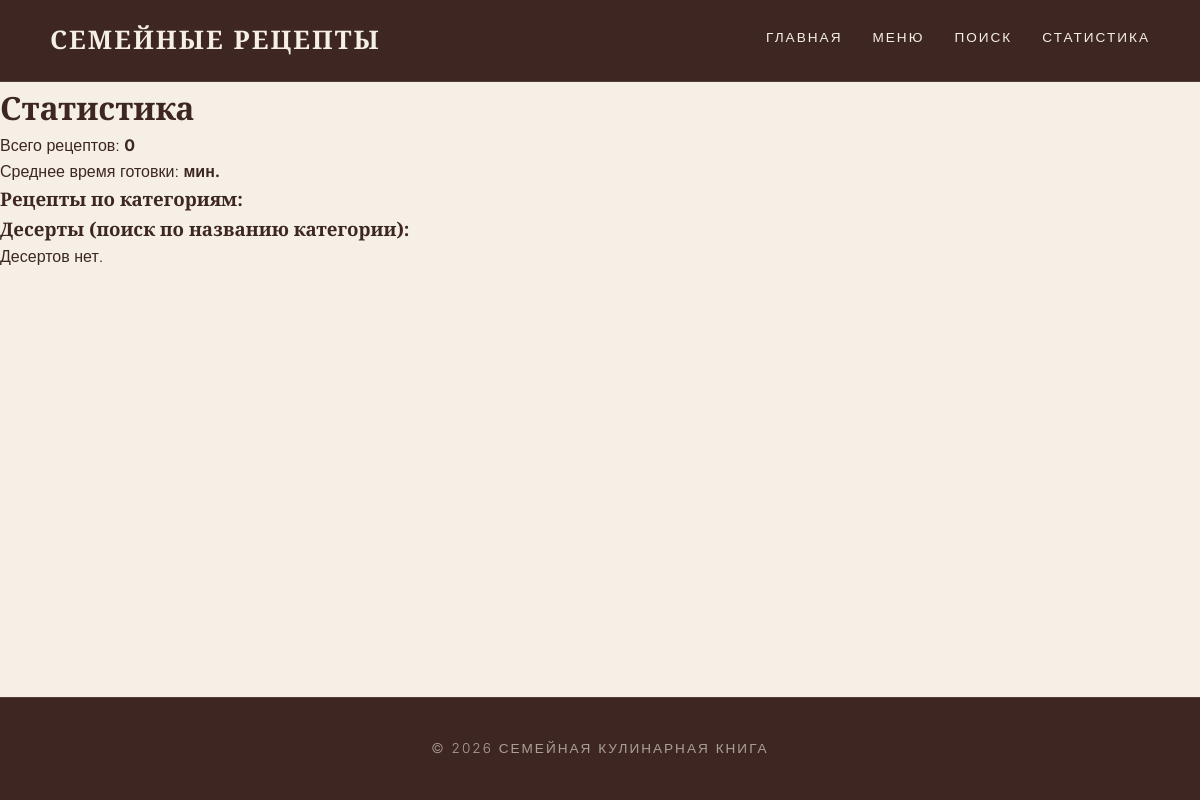
The page /stats/ on the database as committed earlier.
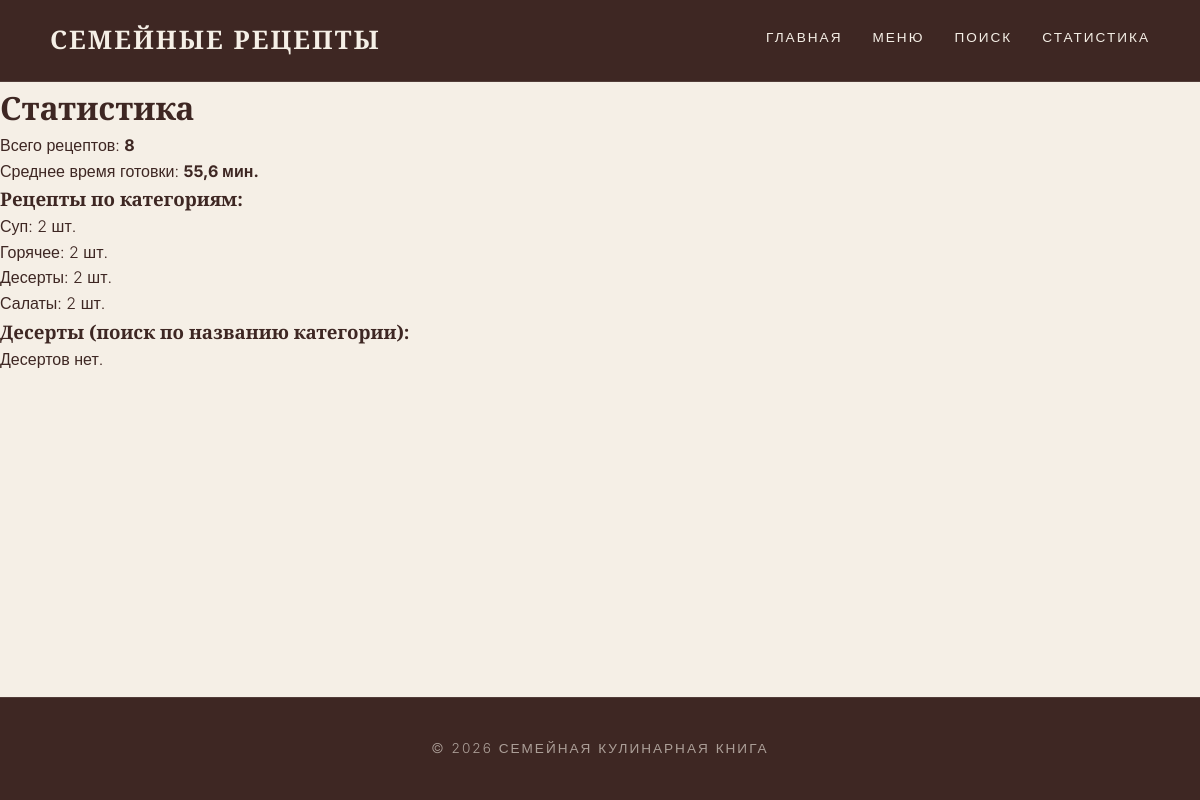
The same page on the database as committed later.
### recipes/models.py (models this page shows, shortened)
class Category(models.Model):
    name = models.CharField(max_length=100, unique=True, verbose_name="Название категории")
    class Meta:
        verbose_name = "Категория"
        verbose_name_plural = "Категории"

### recipes/views.py (the view)
# urls.py: path('stats/', views.statistics, name='statistics'),
def statistics(request):
    avg_time = Recipe.objects.aggregate(Avg('cooking_time'))['cooking_time__avg']
    total_recipes = Recipe.objects.count()
    categories = Category.objects.annotate(recipe_count=Count('recipes')).order_by('id')
    return render(request, 'recipes/stats.html', {'avg_time': avg_time, 'total_recipes': total_recipes, 'categories': categories})

### recipes/templates/recipes/stats.html
{% extends "base.html" %}
{% block content %}
<h1>Статистика</h1>
<p>Всего рецептов: <strong>{{ total_recipes }}</strong></p>
<p>Среднее время готовки: <strong>{{ avg_time|floatformat:1 }} мин.</strong></p>
<h3>Рецепты по категориям:</h3>
<ul>
    {% for cat in categories %}
        <li>{{ cat.name }}: {{ cat.recipe_count }} шт.</li>
    {% endfor %}
</ul>
<h3>Десерты (поиск по названию категории):</h3>
<ul>
    {% for dessert in desserts %}
        <li>{{ dessert.title }}</li>
    {% empty %}
        <li>Десертов нет.</li>
    {% endfor %}
</ul>
{% endblock %}

Rows that differ between the two databases and show on the page:
added Category: name "Суп", recipe_count "2"
added Category: name "Горячее", recipe_count "2"
added Category: name "Десерты", recipe_count "2"
added Category: name "Салаты", recipe_count "2"
Other text that changed with them:
{{ total_recipes }}: "0" → "8"
{{ avg_time|floatformat:1 }}: (not shown) → "55,6"
